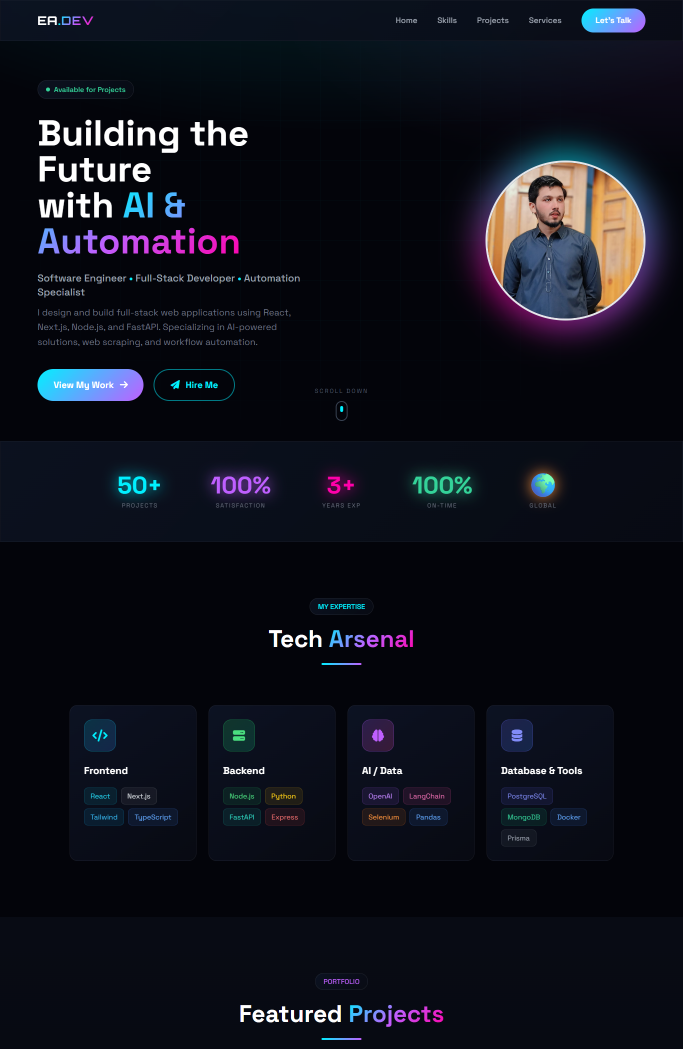
#> input picture ehtisham-website.png, 1366 x 2097 px (shown at 1/2 size)
$ python -i image_utils.py   (imports and definitions only)
#> lines starting #> are read from the running program, lines starting #| are printed output that depends on the picture
"""
Image Processing Utilities

Functions for preprocessing images before OCR/Vision API analysis.
Includes PDF to image conversion and image enhancement.
"""

import os
import tempfile
from typing import Optional, List
from pathlib import Path

from PIL import Image, ImageEnhance, ImageFilter


def preprocess_image(
    image_path: str,
    max_size: int = 2048,
    enhance_contrast: bool = True
) -> Optional[str]:
    """
    Preprocess an image for better Vision API analysis.

    Performs the following operations:
    - Resize if too large (preserves aspect ratio)
    - Convert to RGB mode
    - Optional contrast enhancement
    - Slight sharpening for text clarity

    Args:
        image_path: Path to the original image
        max_size: Maximum dimension (width or height)
        enhance_contrast: Whether to apply contrast enhancement

    Returns:
        Path to the preprocessed image, or None if preprocessing fails
    """
#> called with image_path = '../../ehtisham-website.png', max_size = 2048, enhance_contrast = True
    try:
        # Open the image
        img = Image.open(image_path)
#> img is the input picture: PIL image 1366x2097 RGBA; mean R, G, B, A 15.3, 17.5, 26.9, 255

        # Convert to RGB if necessary (handles RGBA, grayscale, etc.)
        if img.mode != 'RGB':
            # Create white background for transparent images
            if img.mode == 'RGBA':
                background = Image.new('RGB', img.size, (255, 255, 255))
#> background: PIL image 1366x2097 RGB; every value is 255
                background.paste(img, mask=img.split()[3])  # Use alpha channel as mask
                img = background
            else:
                img = img.convert('RGB')

        # Resize if too large
        if max(img.size) > max_size:
            ratio = max_size / max(img.size)
#> ratio = 0.977
            new_size = tuple(int(dim * ratio) for dim in img.size)
#> new_size = (1334, 2048)
            img = img.resize(new_size, Image.Resampling.LANCZOS)
#> img: PIL image 1334x2048 RGB

        # Enhance contrast for better text recognition
        if enhance_contrast:
            enhancer = ImageEnhance.Contrast(img)
            img = enhancer.enhance(1.2)  # Slight contrast boost
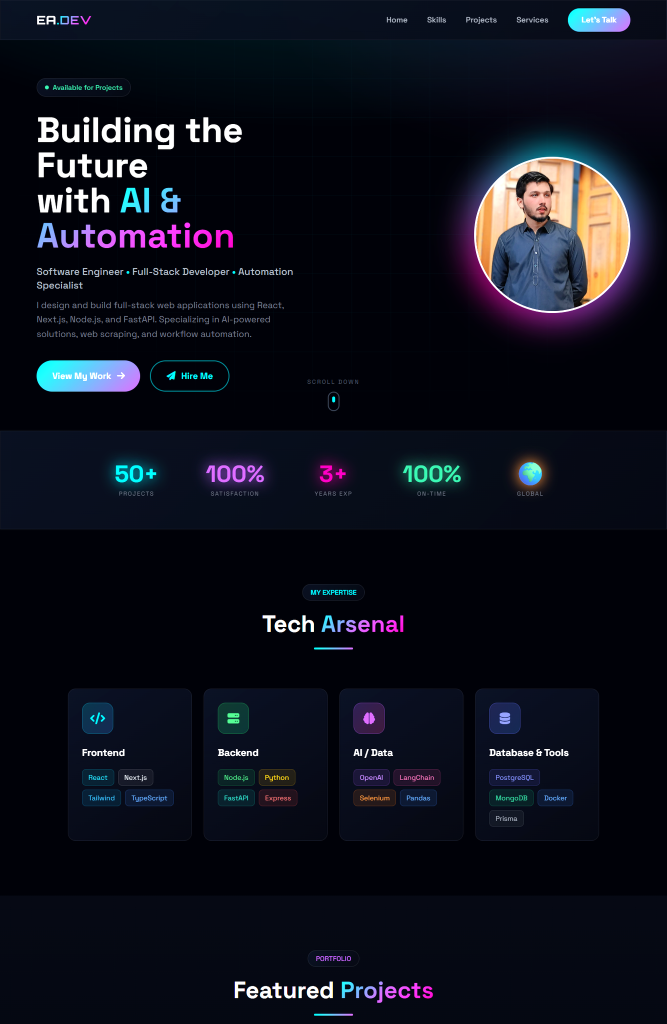
#> img: PIL image 1334x2048 RGB (shown at 1/2 size); mean R, G, B 14.1, 16.7, 27.5

        # Sharpen slightly for text clarity
        img = img.filter(ImageFilter.SHARPEN)

        # Save to temporary file
        temp_dir = tempfile.gettempdir()
        temp_path = os.path.join(temp_dir, f"preprocessed_{Path(image_path).name}")

        # Ensure we save as PNG for quality
        if not temp_path.lower().endswith('.png'):
            temp_path = temp_path.rsplit('.', 1)[0] + '.png'

        img.save(temp_path, 'PNG', quality=95)

        return temp_path

    except Exception as e:
        print(f"Image preprocessing failed: {str(e)}")
        return None


# [96 lines left out: functions pdf_to_images, resize_image, get_image_info, not called in this run]

>>> result = preprocess_image('../../ehtisham-website.png')
